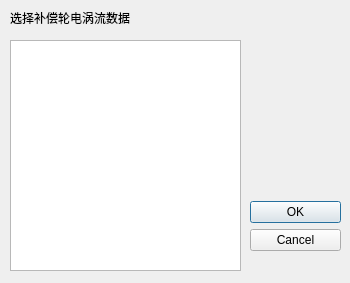
<?xml version="1.0" encoding="UTF-8"?>
<ui version="4.0">
 <class>DlgSelectStandard</class>
 <widget class="QDialog" name="DlgSelectStandard">
  <property name="geometry">
   <rect>
    <x>0</x>
    <y>0</y>
    <width>350</width>
    <height>283</height>
   </rect>
  </property>
  <property name="windowTitle">
   <string>Dialog</string>
  </property>
  <widget class="QLabel" name="label">
   <property name="geometry">
    <rect>
     <x>10</x>
     <y>10</y>
     <width>161</width>
     <height>16</height>
    </rect>
   </property>
   <property name="text">
    <string>选择补偿轮电涡流数据</string>
   </property>
  </widget>
  <widget class="QListView" name="listView">
   <property name="geometry">
    <rect>
     <x>10</x>
     <y>40</y>
     <width>231</width>
     <height>231</height>
    </rect>
   </property>
   <property name="editTriggers">
    <set>QAbstractItemView::NoEditTriggers</set>
   </property>
   <property name="textElideMode">
    <enum>Qt::ElideMiddle</enum>
   </property>
   <property name="viewMode">
    <enum>QListView::ListMode</enum>
   </property>
   <property name="selectionRectVisible">
    <bool>true</bool>
   </property>
  </widget>
  <widget class="QDialogButtonBox" name="buttonBox">
   <property name="geometry">
    <rect>
     <x>250</x>
     <y>190</y>
     <width>91</width>
     <height>71</height>
    </rect>
   </property>
   <property name="orientation">
    <enum>Qt::Vertical</enum>
   </property>
   <property name="standardButtons">
    <set>QDialogButtonBox::Cancel|QDialogButtonBox::Ok</set>
   </property>
   <property name="centerButtons">
    <bool>true</bool>
   </property>
  </widget>
 </widget>
 <resources/>
 <connections/>
</ui>
